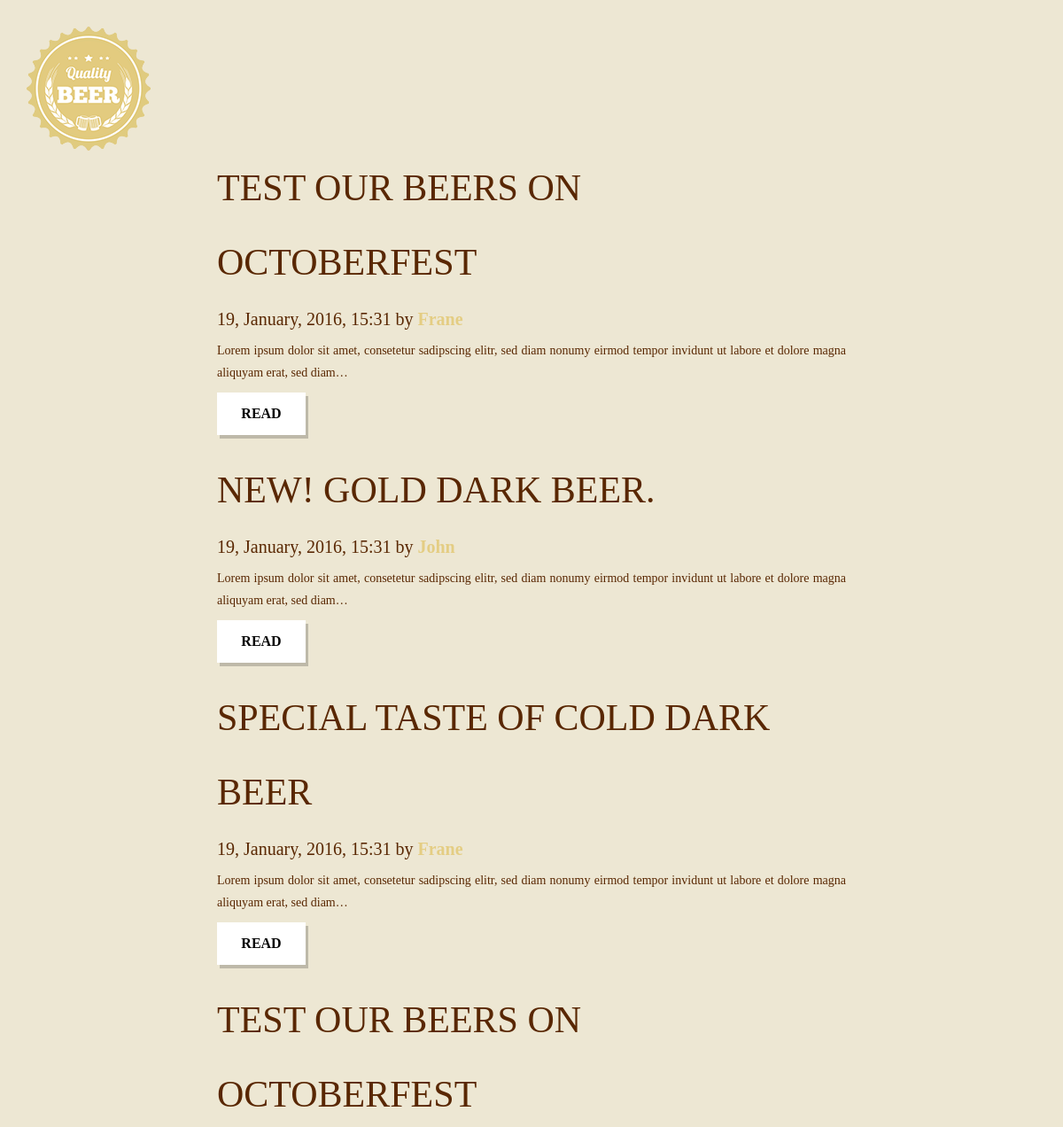
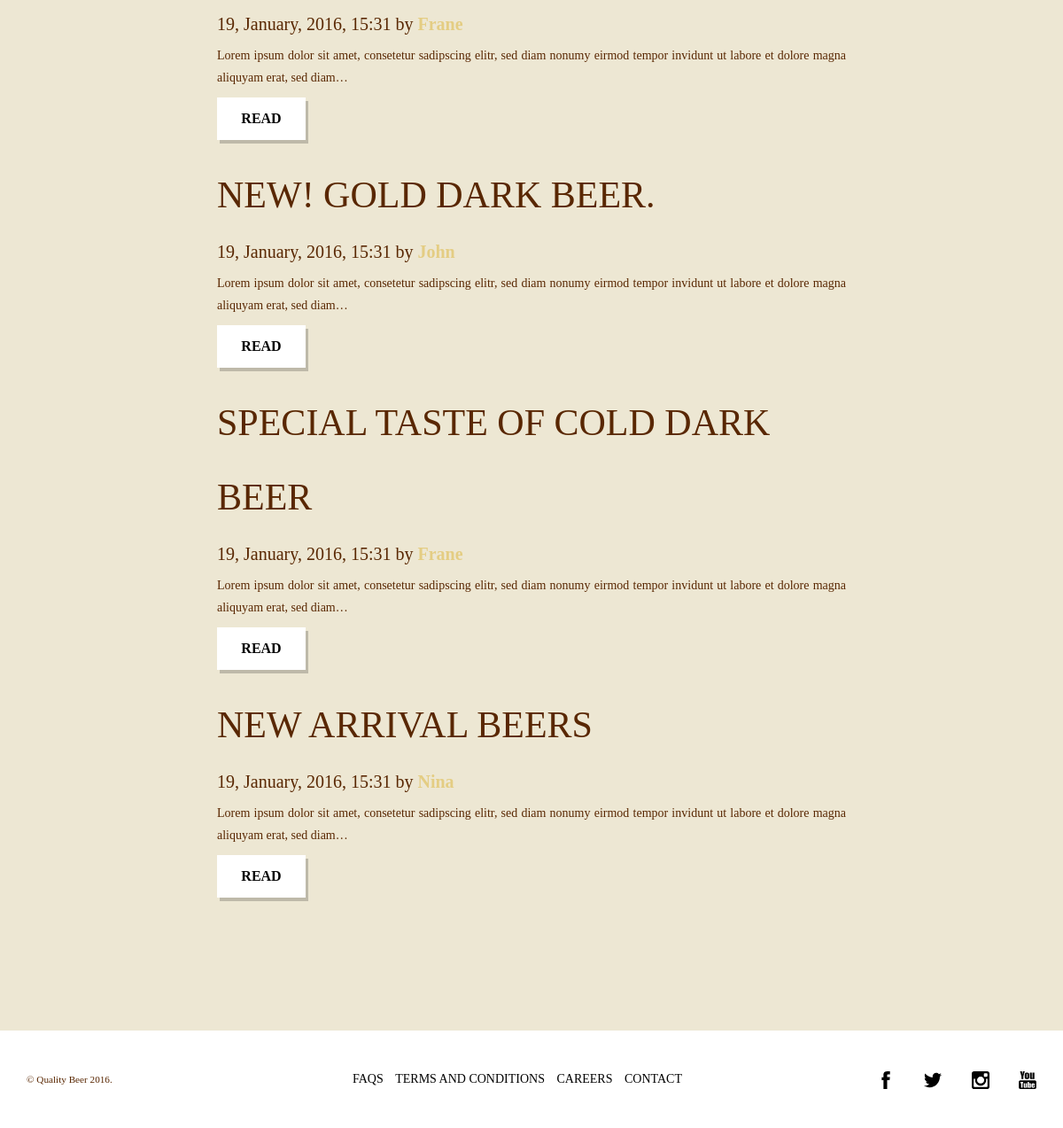
Screenshot of /blog.php with the database file from the repository (2 pictures, top to bottom).
### tables this page shows
CREATE TABLE `posts` (
  `id_post` int(11) NOT NULL,
  `post_title` varchar(100) NOT NULL,
  `post_body` text NOT NULL,
  `author` varchar(50) NOT NULL,
  `post_date` timestamp NOT NULL DEFAULT CURRENT_TIMESTAMP
);

### app/helpers.php (called while the page is built, shortened)
<?php
  function shortText($text, $chars = 150){
     $text = $text." ";
     $text = trim(substr($text, 0, $chars));
     $text = substr($text, 0, strrpos($text,' '));
     $text = $text."&hellip;";
     return $text;
    }
  function formatDate($date){
       return date('j, F, Y, H:i',strtotime($date));
    }

### blog.php (the view, shortened to what this page needs)
<?php
  require_once 'core/init.php';
  include_once 'includes/head.php';
?>
<?php
  $sql = "SELECT * FROM posts ORDER BY id_post DESC";
  $posts = $db->prepare($sql);
  $posts->execute();
?>
  <div class="cover-container smallHeightBg">
    <?php include_once 'includes/logo.php'; ?>
  </div>
  <section class="blog mg-50">
    <div class="container sm-container">
      <?php if($posts):?>
        <?php while($result = $posts->fetch(PDO::FETCH_ASSOC)): ?>
            <div class="row">
              <div class="col-sm-12">
                <div class="post">
                  <h1 class="post-title"><?php echo $result['post_title']; ?></h1>
                  <p class="post-date"><?php echo formatDate($result['post_date']); ?> by <a href="#" class="author"><?php echo $result['author']; ?></a></p>
                  <p class="post-body"><?php echo shortText($result['post_body']); ?></p>
                  <a href="post.php?id=<?php echo $result['id_post'];?>" class="btn-more">Read</a>
                </div>
              </div>
          </div>
        <?php endwhile; ?>
      <?php else: ?>
        <p>There are no posts yet!</p>
      <?php endif; ?>
    </div>
  </section>
<?php include_once 'includes/footer.php'; ?>

### assets/css/main.css (style rules this page uses)
html,body { font-family: 'Playfair Display', serif; font-size: 14px; background-color: #ede7d3; }
section { padding: 100px 0; }
.smallHeightBg { background-position: center 70%; background-size: cover; background-repeat: no-repeat; }
.mg-50 { margin-top: 50px; margin-bottom: 50px; }
h1,h2,h3,h4,h5,h6 { font-weight: 400; color: #592702; }
h1 { font-size: 3em; line-height: 2; }
p { font-size: 1em; line-height:25px; color: #592702; }
a, a:hover { text-decoration: none; }
.btn-more { display: block; width: 100px; background-color: #fff; line-height: 2; padding: 8px 0; text-align: center; color: #030303; font-size: 16px; font-weight: 600; text-transform: uppercase; border: none; -ms-box-shadow: 3px 4px 0 rgba(0, 0, 0, 0.2); -moz-box-shadow: 3px 4px 0 rgba(0, 0, 0, 0.2); -o-box-shadow: 3px 4px 0 rgba(0, 0, 0, 0.2); -webkit-box-shadow: 3px 4px 0 rgba(0, 0, 0, 0.2); box-shadow: 3px 4px 0 rgba(0, 0, 0, 0.2); transition: all 0.3s ease-in-out; -o-transition: all 0.3s ease-in-out; -moz-transition: all 0.3s ease-in-out; -webkit-transition: all 0.3s ease-in-out; -ms-transition: all 0.3s ease-in-out; }
@media only screen and (min-width: 740px) { .sm-container { width: 740px; } }
.post-title { text-transform: uppercase; }
.post-date { font-size: 20px; }
.author { font-weight: 600; color: #E4CD83; }
.post-body { text-align: justify; }

### rows the page displays
posts: post_title "TEST OUR BEERS ON OCTOBERFEST", post_date "19, January, 2016, 15:31", author "Frane", post_body "Lorem ipsum dolor sit amet, consetetur sadipscing elitr, sed diam nonumy eirmod tempor invidunt ut labore et dolore magna aliquyam erat, sed diam…"
posts: post_title "NEW! GOLD DARK BEER.", post_date "19, January, 2016, 15:31", author "John", post_body "Lorem ipsum dolor sit amet, consetetur sadipscing elitr, sed diam nonumy eirmod tempor invidunt ut labore et dolore magna aliquyam erat, sed diam…"
posts: post_title "SPECIAL TASTE OF COLD DARK BEER", post_date "19, January, 2016, 15:31", author "Frane", post_body "Lorem ipsum dolor sit amet, consetetur sadipscing elitr, sed diam nonumy eirmod tempor invidunt ut labore et dolore magna aliquyam erat, sed diam…"
posts: post_title "TEST OUR BEERS ON OCTOBERFEST", post_date "19, January, 2016, 15:31", author "Frane", post_body "Lorem ipsum dolor sit amet, consetetur sadipscing elitr, sed diam nonumy eirmod tempor invidunt ut labore et dolore magna aliquyam erat, sed diam…"
posts: post_title "NEW! GOLD DARK BEER.", post_date "19, January, 2016, 15:31", author "John", post_body "Lorem ipsum dolor sit amet, consetetur sadipscing elitr, sed diam nonumy eirmod tempor invidunt ut labore et dolore magna aliquyam erat, sed diam…"
posts: post_title "SPECIAL TASTE OF COLD DARK BEER", post_date "19, January, 2016, 15:31", author "Frane", post_body "Lorem ipsum dolor sit amet, consetetur sadipscing elitr, sed diam nonumy eirmod tempor invidunt ut labore et dolore magna aliquyam erat, sed diam…"
posts: post_title "NEW ARRIVAL BEERS", post_date "19, January, 2016, 15:31", author "Nina", post_body "Lorem ipsum dolor sit amet, consetetur sadipscing elitr, sed diam nonumy eirmod tempor invidunt ut labore et dolore magna aliquyam erat, sed diam…"
